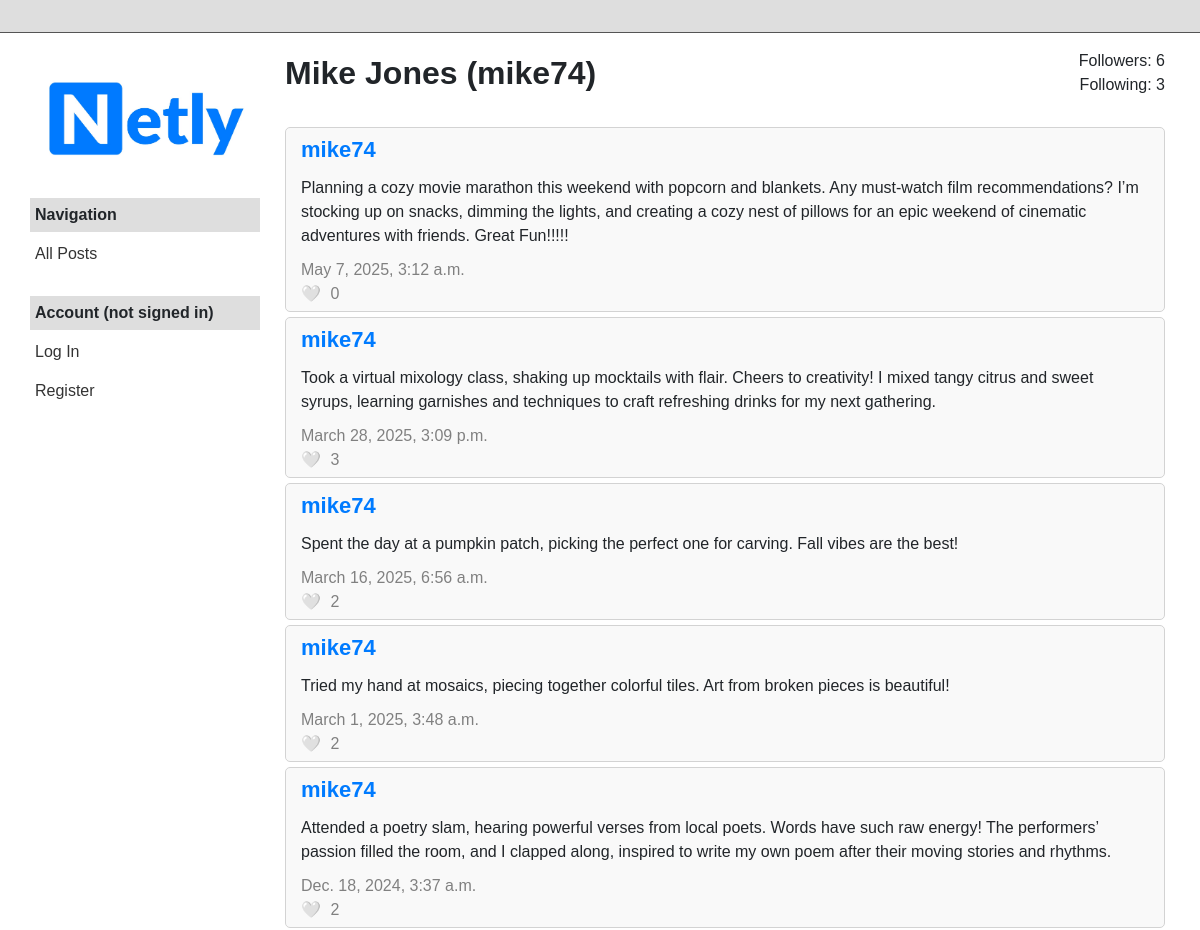
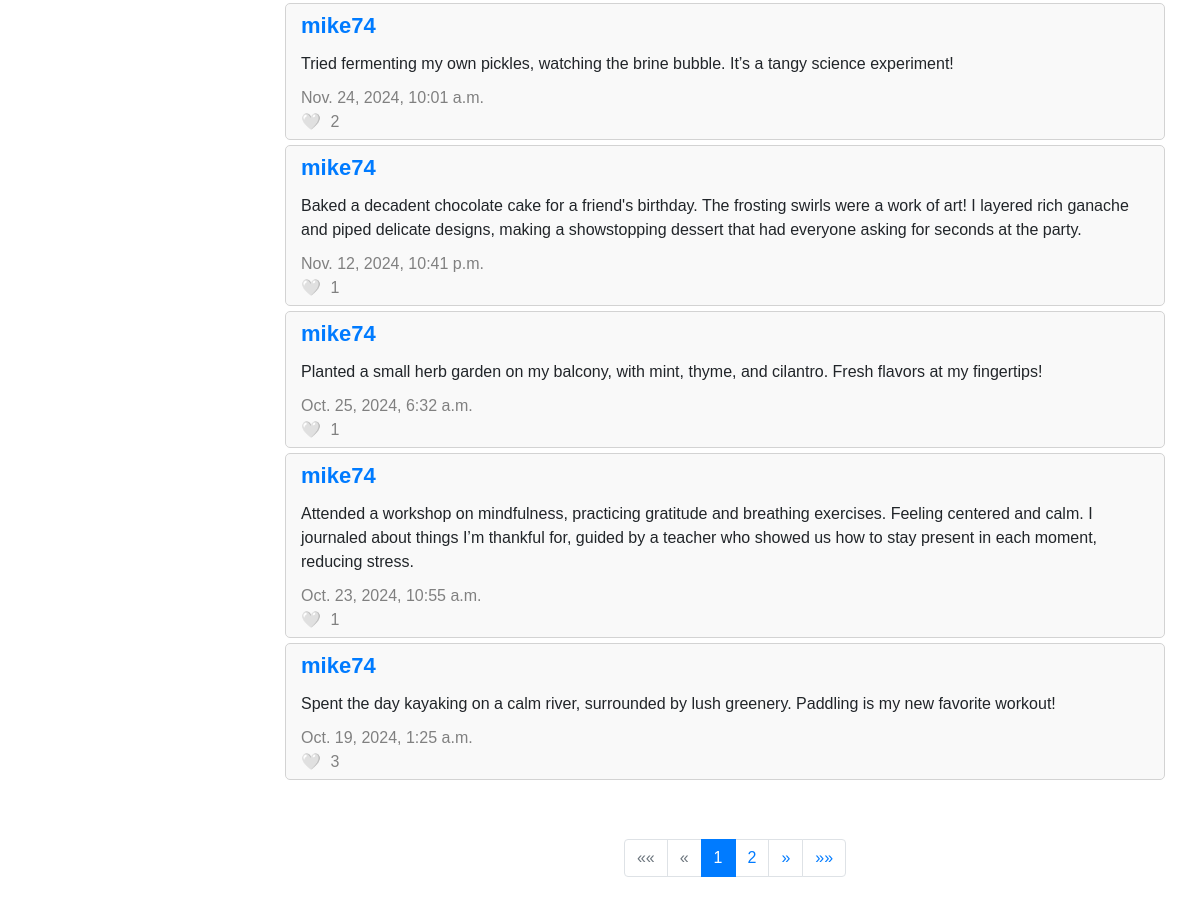
The app's page /profile/1 with its own data (2 pictures, top to bottom).
### network/models.py (models this page shows, shortened)
class User(AbstractUser):
    def display_name(self):
        return f"{self.first_name} {self.last_name}" if self.first_name and self.last_name else self.username

class Post(models.Model):
    user = models.ForeignKey(User, on_delete=models.CASCADE, related_name="posts")
    content = models.TextField()
    created_at = models.DateTimeField(auto_now_add=True)
    def get_likes_count(self):
        return self.likes.count()

### network/views.py (the view)
# urls.py: path("profile/<int:user_id>", views.profile, name="profile"),
def profile(request, user_id):
    owner = User.objects.get(id=user_id)
    posts_list = Post.objects.filter(user=owner).order_by("-created_at")
    followers = Follow.objects.filter(followed=owner).count()
    following = Follow.objects.filter(follower=owner).count()
    is_following = request.user.is_following(owner) if request.user.is_authenticated else False
    paginator = Paginator(posts_list, 10)
    page_number = request.GET.get('page', 1)
    page_obj = paginator.get_page(page_number)
    if request.user.id == user_id:
        active_filter = "profile"
    else:
        active_filter = "other"
    return render(request, "network/index.html", {
        "active_filter": active_filter,
        "show_profile": True,
        "posts": page_obj,
        "page_obj": page_obj,
        "owner": owner,
        "followers": followers,
        "following": following,
        "is_following": is_following
    })

### network/templates/network/index.html (shortened to what this page needs)
{% extends "network/layout.html" %}
{% load static %}
{% load post_filters %}
{% block body %}
    <div class="profile-container">
        {% if show_profile %}
            <div class="profile-header-wrapper" id="profile-section">
                <div class="profile-header">
                    <div class="profile-info">
                        <div class="profile-name">{{ owner.display_name }} ({{ owner.username }})</div>
                    </div>
                    <div class="profile-stats">
                        <div id="followers-count">Followers: {{ followers }}</div>
                        <div>Following: {{ following }}</div>
                    </div>
                </div>
            </div>
        {% endif %}
        <div class="profile-posts-container">
            {% for post in posts %}
                <div class="post-container">
                    <div class="post-name"><a href="{% url 'profile' post.user.id %}">{{ post.user.username }}</a></div>
                    <div class="post-content" id="post-view-{{ post.id }}">{{ post.content }}</div>
                    <div class="post-date">{{ post.created_at }}</div>
                    <div class="post-likes{% if not user.is_authenticated %}-nouser{% endif %} {% if user.is_authenticated and post|is_liked_by:user %} liked {% endif %}"
                         id="post-likes-{{ post.id }}" data-id="{{ post.id }}">
                        <span class="heart"></span>
                        <span class="like-count">{{ post.get_likes_count }}</span>
                    </div>
                </div>
            {% endfor %}
        </div>
        {% if page_obj.paginator.num_pages > 1 %}
        <div class="pagination-wrapper">
            <nav aria-label="Page navigation" class="mt-4">
                <ul class="pagination justify-content-center">
                    {% if page_obj.has_previous %}
                        <li class="page-item">
                            <a class="page-link" href="?page=1" aria-label="First">
                                <span aria-hidden="true">&laquo;&laquo;</span>
                            </a>
                        </li>
                    {% else %}
                        <li class="page-item disabled">
                            <a class="page-link" href="#" aria-label="First">
                                <span aria-hidden="true">&laquo;&laquo;</span>
                            </a>
                        </li>
                    {% endif %}
                    {% if page_obj.has_previous %}
                        <li class="page-item">
                            <a class="page-link" href="?page={{ page_obj.previous_page_number }}" aria-label="Previous">
                                <span aria-hidden="true">&laquo;</span>
                            </a>
                        </li>
                    {% else %}
                        <li class="page-item disabled">
                            <a class="page-link" href="#" aria-label="Previous">
                                <span aria-hidden="true">&laquo;</span>
                            </a>
                        </li>
                    {% endif %}
                    {% for i in page_obj.paginator.page_range %}
                        {% if page_obj.number == i %}
                            <li class="page-item active"><a class="page-link" href="?page={{ i }}">{{ i }}</a></li>
                        {% elif i > page_obj.number|add:'-3' and i < page_obj.number|add:'3' %}
                            <li class="page-item"><a class="page-link" href="?page={{ i }}">{{ i }}</a></li>
                        {% endif %}
                    {% endfor %}
                    {% if page_obj.has_next %}
                        <li class="page-item">
                            <a class="page-link" href="?page={{ page_obj.next_page_number }}" aria-label="Next">
                                <span aria-hidden="true">&raquo;</span>
                            </a>
                        </li>
                    {% else %}
                        <li class="page-item disabled">
                            <a class="page-link" href="#" aria-label="Next">
                                <span aria-hidden="true">&raquo;</span>
                            </a>
                        </li>
                    {% endif %}
                    {% if page_obj.has_next %}
                        <li class="page-item">
                            <a class="page-link" href="?page={{ page_obj.paginator.num_pages }}" aria-label="Last">
                                <span aria-hidden="true">&raquo;&raquo;</span>
                            </a>
                        </li>
                    {% else %}
                        <li class="page-item disabled">
                            <a class="page-link" href="#" aria-label="Last">
                                <span aria-hidden="true">&raquo;&raquo;</span>
                            </a>
                        </li>
                    {% endif %}
                </ul>
            </nav>
        </div>
        {% endif %}
    </div>
{% endblock %}

### network/static/network/styles.css (style rules this page uses)
body { font-family: Arial, sans-serif; display: flex; flex-direction: column; align-items: center; }
.post-container { border: 1px solid lightgray; background-color: #f9f9f9; border-radius: 5px; margin-bottom: 5px; margin-right: 20px; padding: 5px 15px; }
.post-name { font-size: 22px; font-weight: 700; margin-bottom: 10px; }
.post-content { margin-top: 10px; margin-bottom: 10px; }
.post-date { color: gray; margin-top: 10px; }
.post-likes-nouser { cursor: default; user-select: none; color: gray; width: fit-content; }
.heart::before { content: "🤍"; padding-right: 5px; }
.profile-container { border: none; margin-bottom: 5px; display: flex; flex-direction: column; height: calc(100vh - 60px); }
.profile-header { display: flex; justify-content: space-between; align-items: flex-start; margin-bottom: 10px; margin-right: 20px; }
.profile-name { font-size: 32px; font-weight: 700; }
.profile-info { flex-grow: 1; }
.profile-stats { text-align: right; }
.profile-header-wrapper { position: sticky; top: 0; background-color: white; z-index: 5; padding-bottom: 10px; }
.profile-posts-container { overflow-y: auto; flex: 1; padding-top: 10px; margin-bottom: 20px; }
.pagination-wrapper { position: sticky; bottom: 0; background-color: white; padding-top: 10px; z-index: 5; margin-top: auto; }

### records on screen
User: display_name "Mike Jones", username "mike74"
Post: user.username "mike74", content "Planning a cozy movie marathon this weekend with popcorn and blankets. Any must-watch film recommendations? I’m stocking up on snacks, dimming the lights, and creating a cozy nest of pillows for an epic weekend of cinematic adventures with friends. Great Fun!!!!!", created_at "May 7, 2025, 3:12 a.m.", get_likes_count "0"
Post: user.username "mike74", content "Took a virtual mixology class, shaking up mocktails with flair. Cheers to creativity! I mixed tangy citrus and sweet syrups, learning garnishes and techniques to craft refreshing drinks for my next gathering.", created_at "March 28, 2025, 3:09 p.m.", get_likes_count "3"
Post: user.username "mike74", content "Spent the day at a pumpkin patch, picking the perfect one for carving. Fall vibes are the best!", created_at "March 16, 2025, 6:56 a.m.", get_likes_count "2"
Post: user.username "mike74", content "Tried my hand at mosaics, piecing together colorful tiles. Art from broken pieces is beautiful!", created_at "March 1, 2025, 3:48 a.m.", get_likes_count "2"
Post: user.username "mike74", content "Attended a poetry slam, hearing powerful verses from local poets. Words have such raw energy! The performers’ passion filled the room, and I clapped along, inspired to write my own poem after their moving stories and rhythms.", created_at "Dec. 18, 2024, 3:37 a.m.", get_likes_count "2"
Post: user.username "mike74", content "Tried fermenting my own pickles, watching the brine bubble. It’s a tangy science experiment!", created_at "Nov. 24, 2024, 10:01 a.m.", get_likes_count "2"
Post: user.username "mike74", content "Baked a decadent chocolate cake for a friend's birthday. The frosting swirls were a work of art! I layered rich ganache and piped delicate designs, making a showstopping dessert that had everyone asking for seconds at the party.", created_at "Nov. 12, 2024, 10:41 p.m.", get_likes_count "1"
Post: user.username "mike74", content "Planted a small herb garden on my balcony, with mint, thyme, and cilantro. Fresh flavors at my fingertips!", created_at "Oct. 25, 2024, 6:32 a.m.", get_likes_count "1"
Post: user.username "mike74", content "Attended a workshop on mindfulness, practicing gratitude and breathing exercises. Feeling centered and calm. I journaled about things I’m thankful for, guided by a teacher who showed us how to stay present in each moment, reducing stress.", created_at "Oct. 23, 2024, 10:55 a.m.", get_likes_count "1"
Post: user.username "mike74", content "Spent the day kayaking on a calm river, surrounded by lush greenery. Paddling is my new favorite workout!", created_at "Oct. 19, 2024, 1:25 a.m.", get_likes_count "3"

### other values on screen
{{ followers }} "6"
{{ following }} "3"
{{ i }} "1"
{{ i }} "2"
